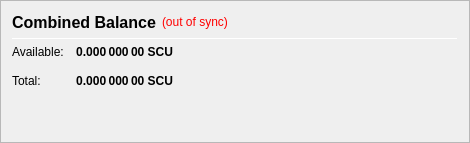
                   <widget class="QFrame" name="frame_CombinedBalances">
                    <property name="minimumSize">
                     <size>
                      <width>470</width>
                      <height>0</height>
                     </size>
                    </property>
                    <property name="frameShape">
                     <enum>QFrame::StyledPanel</enum>
                    </property>
                    <property name="frameShadow">
                     <enum>QFrame::Raised</enum>
                    </property>
                    <layout class="QVBoxLayout" name="verticalLayout_5">
                     <item>
                      <layout class="QHBoxLayout" name="horizontalLayout_5" stretch="0,0,0">
                       <item>
                        <widget class="QLabel" name="label_5z">
                         <property name="minimumSize">
                          <size>
                           <width>0</width>
                           <height>20</height>
                          </size>
                         </property>
                         <property name="font">
                          <font>
                           <pointsize>12</pointsize>
                           <weight>75</weight>
                           <bold>true</bold>
                          </font>
                         </property>
                         <property name="toolTip">
                          <string>Combined Balance (including unconfirmed and immature coins)</string>
                         </property>
                         <property name="text">
                          <string>Combined Balance</string>
                         </property>
                        </widget>
                       </item>
                       <item>
                        <widget class="QLabel" name="labelWalletStatus">
                         <property name="cursor">
                          <cursorShape>WhatsThisCursor</cursorShape>
                         </property>
                         <property name="toolTip">
                          <string>The displayed information may be out of date. Your wallet automatically synchronizes with the Securypto network after a connection is established, but this process has not completed yet.</string>
                         </property>
                         <property name="styleSheet">
                          <string notr="true">QLabel { color: red; }</string>
                         </property>
                         <property name="text">
                          <string notr="true">(out of sync)</string>
                         </property>
                         <property name="alignment">
                          <set>Qt::AlignLeading|Qt::AlignLeft|Qt::AlignVCenter</set>
                         </property>
                        </widget>
                       </item>
                       <item>
                        <spacer name="horizontalSpacer_1">
                         <property name="orientation">
                          <enum>Qt::Horizontal</enum>
                         </property>
                         <property name="sizeHint" stdset="0">
                          <size>
                           <width>40</width>
                           <height>20</height>
                          </size>
                         </property>
                        </spacer>
                       </item>
                      </layout>
                     </item>
                     <item>
                      <widget class="Line" name="line_CombinedBalance">
                       <property name="minimumSize">
                        <size>
                         <width>0</width>
                         <height>1</height>
                        </size>
                       </property>
                       <property name="maximumSize">
                        <size>
                         <width>16777215</width>
                         <height>1</height>
                        </size>
                       </property>
                       <property name="orientation">
                        <enum>Qt::Horizontal</enum>
                       </property>
                      </widget>
                     </item>
                     <item>
                      <layout class="QGridLayout" name="gridLayout_3">
                       <property name="spacing">
                        <number>12</number>
                       </property>
                       <item row="1" column="0">
                        <widget class="QLabel" name="labelBalanceTextz">
                         <property name="text">
                          <string>Available:</string>
                         </property>
                        </widget>
                       </item>
                       <item row="1" column="1">
                        <widget class="QLabel" name="labelBalancez">
                         <property name="font">
                          <font>
                           <weight>75</weight>
                           <bold>true</bold>
                          </font>
                         </property>
                         <property name="cursor">
                          <cursorShape>IBeamCursor</cursorShape>
                         </property>
                         <property name="toolTip">
                          <string>Your current spendable balance</string>
                         </property>
                         <property name="text">
                          <string notr="true">0.000 000 00 SCU</string>
                         </property>
                         <property name="alignment">
                          <set>Qt::AlignRight|Qt::AlignTrailing|Qt::AlignVCenter</set>
                         </property>
                         <property name="textInteractionFlags">
                          <set>Qt::LinksAccessibleByMouse|Qt::TextSelectableByKeyboard|Qt::TextSelectableByMouse</set>
                         </property>
                        </widget>
                       </item>
                       <item row="2" column="0">
                        <widget class="QLabel" name="labelTotalTextz">
                         <property name="text">
                          <string>Total:</string>
                         </property>
                        </widget>
                       </item>
                       <item row="2" column="1">
                        <widget class="QLabel" name="labelTotalz">
                         <property name="font">
                          <font>
                           <weight>75</weight>
                           <bold>true</bold>
                          </font>
                         </property>
                         <property name="cursor">
                          <cursorShape>IBeamCursor</cursorShape>
                         </property>
                         <property name="toolTip">
                          <string>Total Balance, including all unavailable coins.</string>
                         </property>
                         <property name="text">
                          <string notr="true">0.000 000 00 SCU</string>
                         </property>
                         <property name="alignment">
                          <set>Qt::AlignRight|Qt::AlignTrailing|Qt::AlignVCenter</set>
                         </property>
                         <property name="textInteractionFlags">
                          <set>Qt::LinksAccessibleByMouse|Qt::TextSelectableByKeyboard|Qt::TextSelectableByMouse</set>
                         </property>
                        </widget>
                       </item>
                       <item row="2" column="3">
                        <spacer name="horizontalSpacer_2">
                         <property name="orientation">
                          <enum>Qt::Horizontal</enum>
                         </property>
                         <property name="sizeHint" stdset="0">
                          <size>
                           <width>40</width>
                           <height>20</height>
                          </size>
                         </property>
                        </spacer>
                       </item>
                      </layout>
                     </item>
                     <item>
                      <spacer name="verticalSpacer_1">
                       <property name="orientation">
                        <enum>Qt::Vertical</enum>
                       </property>
                       <property name="sizeHint" stdset="0">
                        <size>
                         <width>20</width>
                         <height>40</height>
                        </size>
                       </property>
                      </spacer>
                     </item>
                    </layout>
                   </widget>
